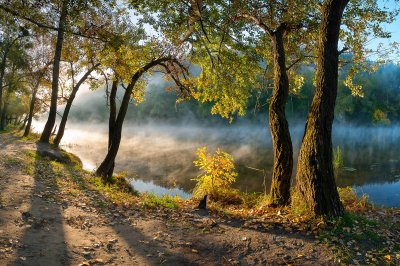
#> input picture 1-8 Lectures/12/Transformace/image.jpg, 400 x 266 px
$ python InvertovaniBarev.py
#> lines starting #> are read from the running program, lines starting #| are printed output that depends on the picture
from PIL import Image
import PIL.ImageOps

def invert_colors(filename: str) -> None:
#> called with filename = 'image.jpg'
    image = Image.open(filename)
#> image is the input picture: PIL image 400x266 RGB; mean R, G, B 101, 95.8, 72.2
    inverted_image = PIL.ImageOps.invert(image)
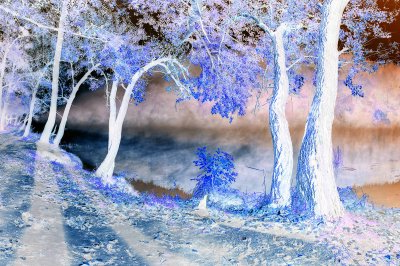
#> inverted_image: PIL image 400x266 RGB; mean R, G, B 154, 159.2, 182.8
    inverted_image.show()

invert_colors('image.jpg')
